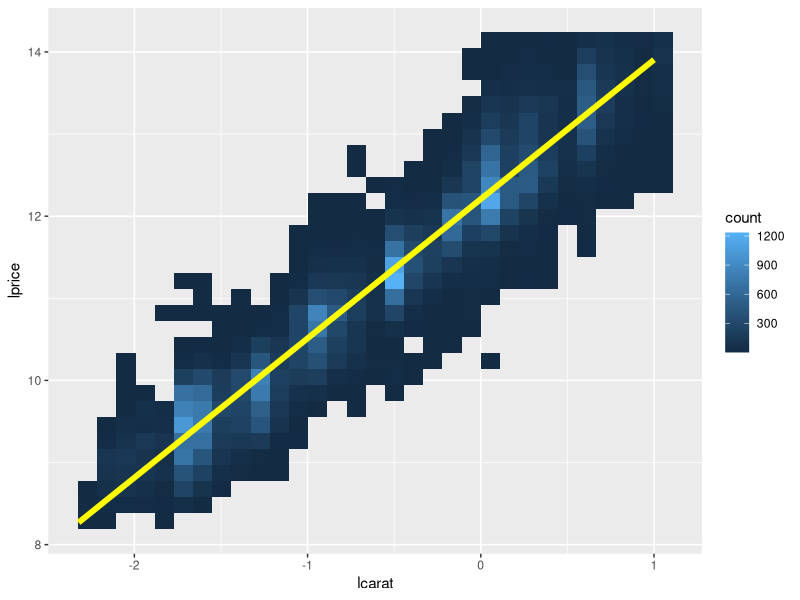
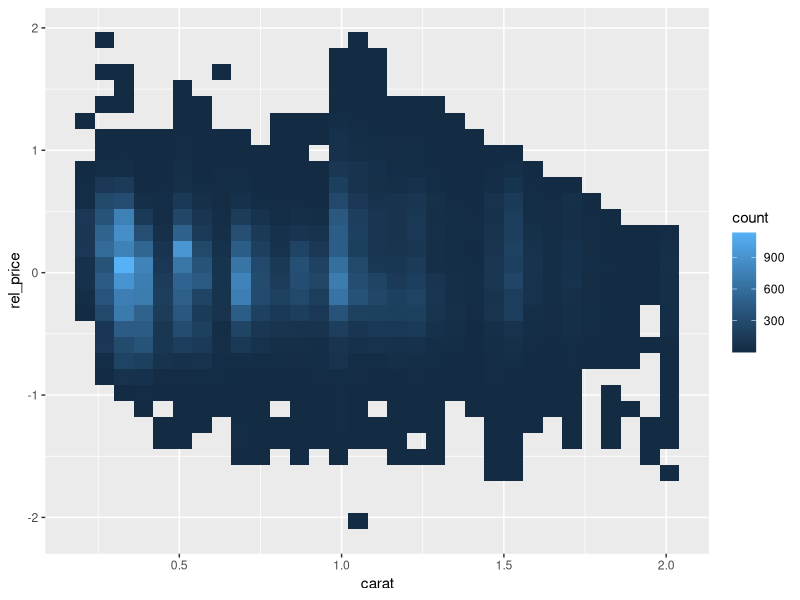
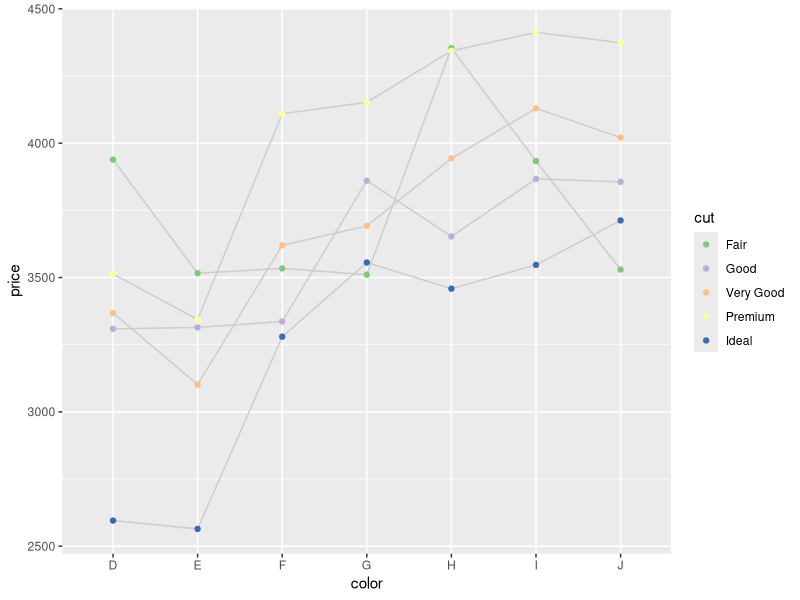
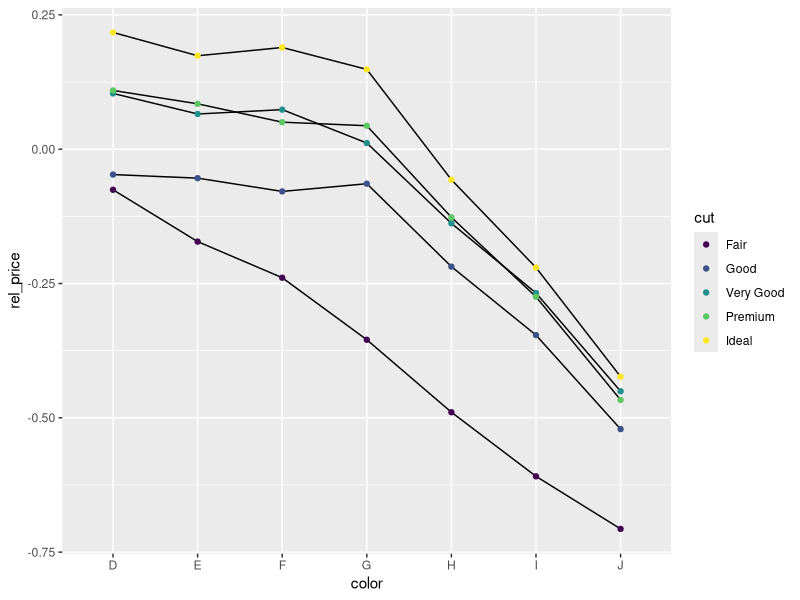
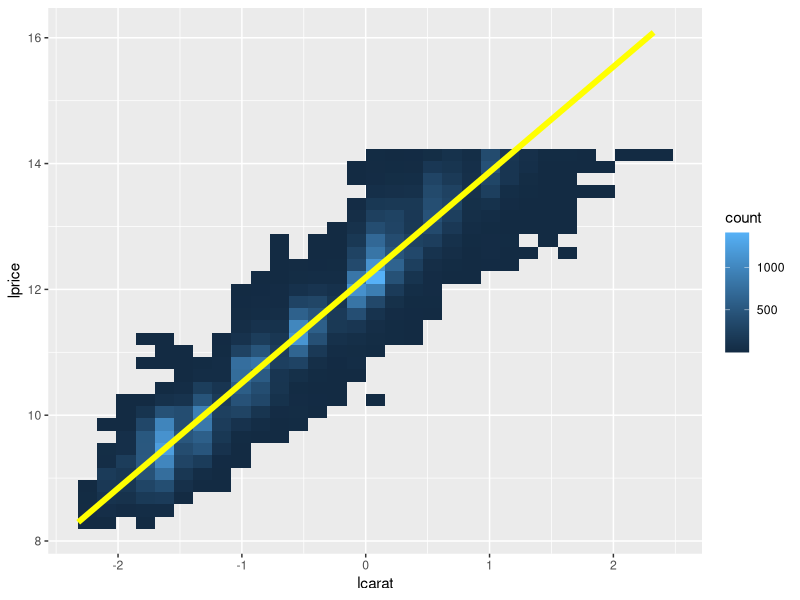
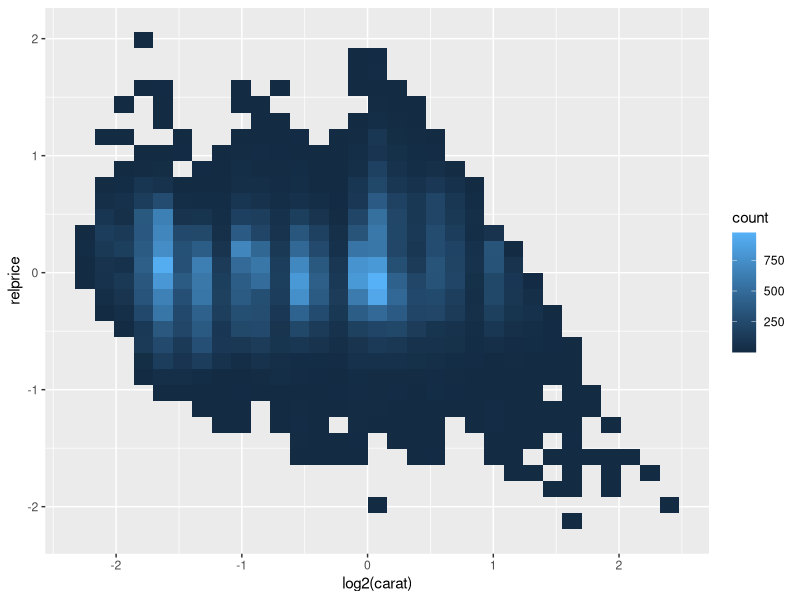
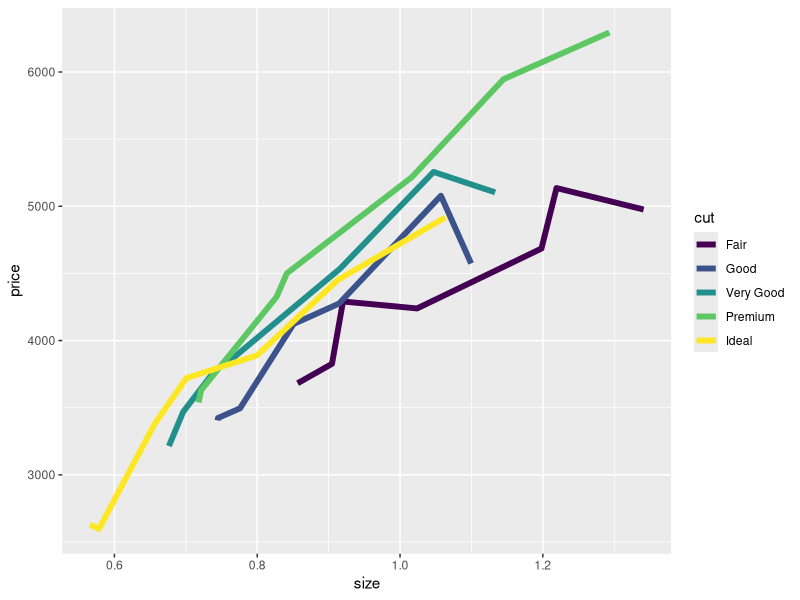
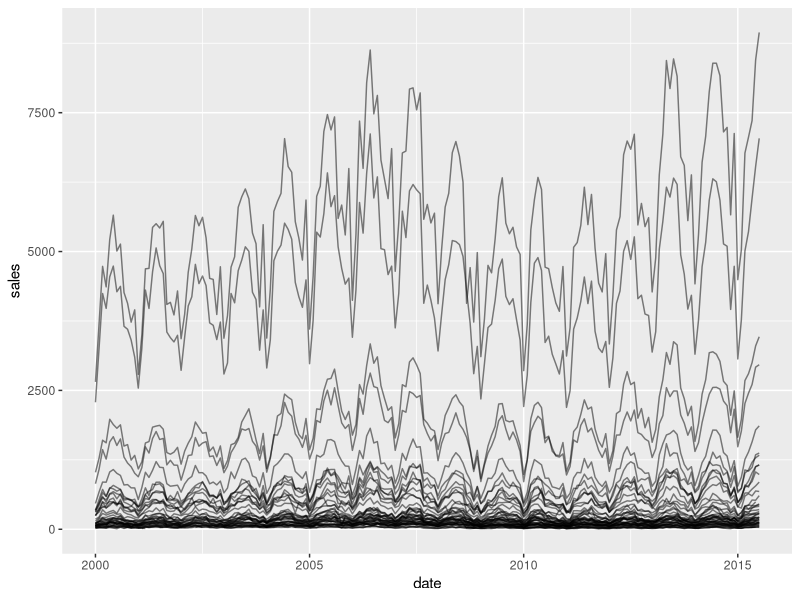

Generate these figures, in order, with R: (Note: this script raises an error after producing the figures.)
library(tidyverse)

###############################################################################################################################################################################################
# Chapter 11: Modelling for Visualization
###############################################################################################################################################################################################
# 11.1 Introduction
###############################################################################################################################################################################################
# Modelling is an essential tool for visualization. There are two strong connections between modelling and visualization:
# Using models as a tool to remove obvious patterns in plots. This is useful because strong patterns mask subtler effects. Often the strongest effects are already known and expected, and removing them allows for the observation of smaller effects
# Often times there is too much data to show on plots. Models can be a powerful tool for summarizing data to provide a higher level view

###############################################################################################################################################################################################
# 11.2 Removing Trend
###############################################################################################################################################################################################
# The analysis of the diamonds data has been plagued by the powerful relationship between size and price. It makes it very difficult to see the impact of cut, color and clarity because higher quality diamonds tend to be smaller, and hence cheaper
# This challenge is often called confounding. A linear model can be used to remove the effect of size on price
# Instead of looking at the raw price, observations can be made about the relative price: how valuable a diamond is relative to the average diamond of the same size
# To start, the data will focus on diamonds of size two carats or less (96% of the data set) to avoid incidental problems. 
# Two variables will be created log price and log carat. These variables are useful because they produce a plot with a strong linear trend

diamonds2 <- diamonds %>% filter(carat <= 2) %>% mutate(lcarat = log2(carat), lprice = log2(price))
diamonds2
ggplot(diamonds2, aes(lcarat, lprice)) + geom_bin2d() + geom_smooth(method = "lm", se = FALSE, size = 2, color = "yellow")
 
# In the graphic, geom_smooth() was used to overlay the line of best fit to the data. 
# This can be replicated outside of ggplot2 by fitting a linear model with lm(). Allowing access to the slope and intercept of the line

mod <- lm(lprice ~ lcarat, data = diamonds2)
coef(summary(mod))

# Summary: log2(price) = 12.2 + (1.7)*log2(carat) , which implies price = 4900 * carat^1.7
# The model can then be used to subtract the trend away by looking at the residuals; the price of each diamond minus its predicted price, based on weight alone
# Geometrically, the residuals are the vertical distance between each point and the line of best fit. They provide information about the price relative to the "average diamond of that size

diamonds2 <- diamonds2 %>% mutate(rel_price = resid(mod))
diamonds2
ggplot(diamonds2, aes(carat, rel_price)) + geom_bin2d()

# A relative price of zero means that the diamond was at the average price. A positive value means that it's more expensive than expected, and a negative means that it's cheaper than expected 
# Interpreting the values precisely is a bit tricky because price was log transformed. 
# The residuals give the absolute difference (x - expected) but in this case it is log2(price) - log2(expected price) or equivalently log2(price/expected price), this can be back transformed to the original scale by applying the opposite transformation (2^x) to get (price / expected price) making the values more interpretable at the cst of the nice symmetry property of logged values
# A table can be made to help interpret the values

xgrid <- seq(-2, 1, by = 1/3)
data.frame(logx = xgrid, x = round(2 ^ xgrid, 2))

# The table illustrates why log2() was used rather than log(). A change of 1 unit on the logged scale, corresponds to a doubling on the original scale
# For example, a rel_price of -1 means that it's half of the expected price, while a relative price of 1 means that it's twice the expected price

# Price and relative price can be used to observe how color and cut affect the value of diamond 
# Average price and average relative price will be calculated for each combination of color and cut

color_cut <- diamonds2 %>% group_by(color, cut) %>% summarise(price = mean(price), rel_price = mean(rel_price))
color_cut

# Looking at price, it's hard to observe how the quality of the diamond affects the price. The lowest quality diamonds (fair cut with color J) have the highest average value
# This is due to these diamonds also being larger in size, and size and quality are confounded 

ggplot(color_cut, aes(color, price)) + geom_line(aes(group = cut), color = "grey80") + geom_point(aes(color = cut)) + scale_color_brewer(palette = "Accent")

# However, by plotting the relative price, an expected pattern emerges; as the quality of the diamonds decreases, the relative price decreases. The worst quality diamond is much lower than the price of an "average" diamond

ggplot(color_cut, aes(color, rel_price)) + geom_line(aes(group = cut), color = "black") + geom_point(aes(color = cut)) # Higher quality diamonds tend to be more expensive compared to lower quality diamonds

# This technique can be employed in a wide range of situations. Whenever, explicitly modeling a strong pattern, it's worth to use a model to remove that strong pattern to see which interesing trends remain

###############################################################################################################################################################################################
# 11.2.1 Exercises
###############################################################################################################################################################################################
# 1. What happens if you repeat the above analysis with all diamonds? (Not just all diamonds with two or fewer carats). What does the strange geometry of log(carat) vs relative price represent? What does the diagonal line without any points represent?

diamonds3 <- diamonds %>% mutate(lprice = log2(price), lcarat = log2(carat))
diamonds3 %>% ggplot(aes(lcarat, lprice)) + geom_bin2d() + geom_smooth(method = "lm", se = FALSE, color = "yellow", size = 2)
cmod <- lm(lprice ~ lcarat, data = diamonds3)
coef(summary(cmod))
diamonds3 <- diamonds3 %>% mutate(relprice = resid(cmod))
diamonds3
diamonds3 %>% ggplot(aes(log2(carat), relprice)) + geom_bin2d() # There is a heavy skew in the residual data when using carat. It appears that the size confounding variables has a disproportionate affect on the price

# 2. I made an unsupported assertion that lower-quality diamonds tend to be larger. Support my claim with a plot.

quality_diamonds <- diamonds3 %>% group_by(color, cut) %>% summarize(relprice = mean(relprice), price = mean(price), size = mean(carat))
quality_diamonds %>% ggplot(aes(size, price, color = cut)) + geom_line(size = 2)

###############################################################################################################################################################################################
# 11.3 Texas Housing Data
###############################################################################################################################################################################################
# The following modeling will explore the connection between modelling and visualization with the txhousing dataset

txhousing

# The data contains information about 46 Texas cities, recording the number of house sales (sales), total volume of sales (volume), the average and median sale prices, the number of houses listed for sale (listings), and the number of months inventory (inventory)
# This section is going to explore how sales have varied over time for each city as it shows some interesting trends and poses interesting challenges
# Start with an overview, ea time series of sales for each city

txhousing %>% ggplot(aes(date, sales)) + geom_line(aes(group = city), alpha = 0.5) # A very hard to read plot

# There are two factors that make it hard to see the long-term trend in this plot:
# 1. The range of sales varies over multiple orders of magnitude. The biggest city, Houston, averages over ~4000 sales per month, while the smallest city, San marcos only averages ~20 sales per month
# 2. There is a strong seasonal trend: sales are much higher in the summer than in the winter

# The first problem can be fixed by plotting log sales

txhousing %>% ggplot(aes(date, log(sales))) + geom_line(aes(group = city), alpha = 0.5)

# THe second problem can be fixed by using the same technique that was used for removing the trend in the diamonds data: fitting a linear model and looking at the residuals
# This time a categorical predictor will be used to remove the month effect. 
# First, the technique will be checked by applying it to a single city. It's always a good idea to start simple so if something does go wrong, it's easier to pinpoint the problem

abilene <- txhousing %>% filter(city == "Abilene")
ggplot(abilene, aes(date, log(sales))) + geom_line()

mod <- lm(log(sales) ~ factor(month), data = abilene)
abilene$rel_sales <- resid(mod)
ggplot(abilene, aes(date, rel_sales)) + geom_line()

# The same transformation can be applied to every city with the group_by() and mutate() functions
# Note the use of na.action = na.exclude argument to lm(). This ensures that missing values in the input are matched with missing values in the output predictions and residuals
# Without this argument, missing values are just dropped, and the residuals don't line up with the inputs

deseas <- function(x, month) {
  resid(lm(x ~ factor(month), na.action = na.exclude))
}

txhousing <- txhousing %>% group_by(city) %>% mutate(rel_sales = deseas(log(sales), month))

# With the data transformed, it can be re plotted. 
# With the removal of the strong seasonal effects, it can be observed that there is a strong common pattern; a consistent increase from 2000-2007, a drop until 2010, and then a gradual rebound

ggplot(txhousing, aes(date, rel_sales)) + geom_line(aes(group = city), alpha = 1/5) + geom_line(stat = "summary", fun = "mean", color = "red")

# Note that removing the seasonal effect also removed the intercept

###############################################################################################################################################################################################
# 11.3.1 Exercises
###############################################################################################################################################################################################
# 1. The final plot shows a lot of short-term noise in the overall trend. How could you smooth this further to focus on long-term changes?

# Adding a geom_smooth line can help further smooth out the line to help focus on long term changes
ggplot(txhousing, aes(date, rel_sales)) + geom_line(aes(group = city), alpha = 1/5) + geom_line(stat = "summary", fun = "mean", color = "red") + geom_smooth(method = "loess", se = FALSE)

# 2. If you look closely (e.g. + xlim(2008, 2012)) at the long-term trend you’ll notice a weird pattern in 2009–2011. It looks like there was a big dip in 2010. Is this dip “real”? (i.e. can you spot it in the original data)
ggplot(txhousing, aes(date, rel_sales)) + geom_line(aes(group = city), alpha = 1/5) + geom_line(stat = "summary", fun = "mean", color = "red") + geom_smooth(method = "loess", se = FALSE) + xlim(2008,2012)
# It was a moderate dip in 2010

# 3. What other variables in the TX housing data show strong seasonal effects? Does this technique help to remove them?

summary(txhousing)

ggplot(txhousing, aes(date,log(inventory))) +  geom_line(aes(group=city), alpha=1/2)

#Total active listings
ggplot(txhousing, aes(date,log(listings))) + geom_line(aes(group=city), alpha=1/2)

#Total volume of sales
ggplot(txhousing, aes(date,log(volume))) + geom_line(aes(group=city), alpha=1/2)

#Median sale price:
ggplot(txhousing, aes(date,log(median))) + geom_line(aes(group=city), alpha=1/2)

# Total volume of sales seems to have a strong seasonal effect, but this is probably due to the fact correlated with the seasons heavily. Otherwise no 

# 4. Not all the cities in this data set have complete time series. Use your dplyr skills to figure out how much data each city is missing. Display the results with a visualization.

numDates <- txhousing %>% summarize(nDates=n_distinct(date)) %>% select(nDates) %>% max() 
numDates

cityCnts <- txhousing %>% na.omit() %>% group_by(city) %>% summarize(nComplete=n()) %>% mutate(pctComplete=nComplete/numDates)
cityCnts

ggplot(cityCnts, aes(city,pctComplete)) + 
  geom_col() +
  labs(x="City", y="% Complete") + 
  theme(axis.text.x = element_text(angle = 90, hjust = 1))

###############################################################################################################################################################################################
# 11.4 Visualizing Models
###############################################################################################################################################################################################
# The previous examples used the linear model just as a tool for removing trend
# There wasn't much use for the model but they contain useful information and can solve various problems:
# There may be interest in cities where the model doesn't fit particularly well. A poorly fitted model suggests that there isn't much of a seasonal pattern, which would contradict the implicit hypothesis that all cities share a similar pattern
# The coefficients themselves might be interesting, For this case, looking at the coefficients will show how the seasonal pattern varies between cities
# One may be interested in diving into the details of the mode itself to understand what it say for each observation. For this data, it might help find suspicious data points that reflect data entry errors
 
# To take advantage of this data, the models need to be stored. This can be done using the dplyr verb do(). It allows for the storage of the results of arbitrary computations in a column 
# Here's an example of it being used to store a linear model

models <- txhousing %>% group_by(city) %>% do(mod = lm(log2(sales) ~ factor(month), data = ., na.action = na.exclude))
models

# There are two important things to note for this code:
# 1. do() creates a new column called mod. This is a special type of column:
# Instead of containing an atomic vector (logical, integer, numeric, or character) like usual, it's a list. List's are R's most flexible data structures and can hold anything including linear models
# 2. . is a special pronoun used by do(). It refers to the "current" data frame. In this example, do() fits the model 46 times (once for each city), each time replacing . with the data for one city

# It's useful to start of simple for models. Once a model that works for each city individually is created, the next step would be figuring out how to generalise it to fit all cities simultaneously
# To visualize these models, they'll be turned into tidy data frames. This will be done with the broom package

library(broom)

# Broom provides three key verbs, each corresponding to one of the challenges outlined above. 
# 1. glance() extracts model-level summaries with one row of data for each model. It contains summary statistics like the R^2 and degrees of freedom
# 2. tidy() extracts coefficient-level summaries with one row of data for each coefficient in each model. It contains information about individual coefficients like their estimate and standard error
# 3. augment() extracts observation-level summaries with one row of data for each observation in each model. It includes variables like the residual and influence metrics useful for diagnosing outliers 

###############################################################################################################################################################################################
# 11.5 Model-Level Summaries
###############################################################################################################################################################################################
# Model fit for each city can be observed with glance()

model_sum <- txhousing %>% group_by(city) %>% do(mod = lm(log2(sales) ~ factor(month), data = ., na.action = na.exclude)) %>% glance()


model_sum <- txhousing %>% group_by(city) %>% nest() %>% mutate(mod = map(data, ~lm(log2(sales) ~ factor(month), data = ., na.action = na.exclude)), glance = map(mod, broom::glance))

# The rest of the book is updated this will be continued in the other book

###############################################################################################################################################################################################
# End of Chapter 11
###############################################################################################################################################################################################
